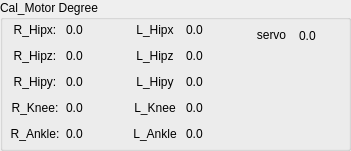
  <widget class="QGroupBox" name="groupBox_7">
   <property name="geometry">
    <rect>
     <x>10</x>
     <y>90</y>
     <width>351</width>
     <height>151</height>
    </rect>
   </property>
   <property name="title">
    <string>Cal_Motor Degree</string>
   </property>
   <widget class="QWidget" name="layoutWidget">
    <property name="geometry">
     <rect>
      <x>10</x>
      <y>20</y>
      <width>111</width>
      <height>125</height>
     </rect>
    </property>
    <layout class="QGridLayout" name="gridLayout_16">
     <item row="0" column="0">
      <widget class="QLabel" name="label_13">
       <property name="maximumSize">
        <size>
         <width>50</width>
         <height>20</height>
        </size>
       </property>
       <property name="text">
        <string>R_Hipx:</string>
       </property>
       <property name="alignment">
        <set>Qt::AlignCenter</set>
       </property>
      </widget>
     </item>
     <item row="0" column="1">
      <widget class="QLabel" name="label_Cal_R_Hipx_degree">
       <property name="text">
        <string>0.0</string>
       </property>
      </widget>
     </item>
     <item row="1" column="0">
      <widget class="QLabel" name="label_14">
       <property name="maximumSize">
        <size>
         <width>50</width>
         <height>20</height>
        </size>
       </property>
       <property name="text">
        <string>R_Hipz:</string>
       </property>
       <property name="alignment">
        <set>Qt::AlignCenter</set>
       </property>
      </widget>
     </item>
     <item row="1" column="1">
      <widget class="QLabel" name="label_Cal_R_Hipz_degree">
       <property name="text">
        <string>0.0</string>
       </property>
      </widget>
     </item>
     <item row="2" column="0">
      <widget class="QLabel" name="label_15">
       <property name="maximumSize">
        <size>
         <width>50</width>
         <height>20</height>
        </size>
       </property>
       <property name="text">
        <string>R_Hipy:</string>
       </property>
       <property name="alignment">
        <set>Qt::AlignCenter</set>
       </property>
      </widget>
     </item>
     <item row="2" column="1">
      <widget class="QLabel" name="label_Cal_R_Hipy_degree">
       <property name="text">
        <string>0.0</string>
       </property>
      </widget>
     </item>
     <item row="3" column="0">
      <widget class="QLabel" name="label_16">
       <property name="maximumSize">
        <size>
         <width>50</width>
         <height>20</height>
        </size>
       </property>
       <property name="text">
        <string>R_Knee:</string>
       </property>
       <property name="alignment">
        <set>Qt::AlignCenter</set>
       </property>
      </widget>
     </item>
     <item row="3" column="1">
      <widget class="QLabel" name="label_Cal_R_Knee_degree">
       <property name="text">
        <string>0.0</string>
       </property>
      </widget>
     </item>
     <item row="4" column="0">
      <widget class="QLabel" name="label_20">
       <property name="maximumSize">
        <size>
         <width>50</width>
         <height>20</height>
        </size>
       </property>
       <property name="text">
        <string>R_Ankle:</string>
       </property>
       <property name="alignment">
        <set>Qt::AlignCenter</set>
       </property>
      </widget>
     </item>
     <item row="4" column="1">
      <widget class="QLabel" name="label_Cal_R_Ankle_degree">
       <property name="text">
        <string>0.0</string>
       </property>
      </widget>
     </item>
    </layout>
   </widget>
   <widget class="QWidget" name="layoutWidget_2">
    <property name="geometry">
     <rect>
      <x>130</x>
      <y>20</y>
      <width>111</width>
      <height>125</height>
     </rect>
    </property>
    <layout class="QGridLayout" name="gridLayout_18">
     <item row="0" column="0">
      <widget class="QLabel" name="label_21">
       <property name="maximumSize">
        <size>
         <width>50</width>
         <height>20</height>
        </size>
       </property>
       <property name="text">
        <string>L_Hipx</string>
       </property>
       <property name="alignment">
        <set>Qt::AlignCenter</set>
       </property>
      </widget>
     </item>
     <item row="0" column="1">
      <widget class="QLabel" name="label_Cal_L_Hipx_degree">
       <property name="text">
        <string>0.0</string>
       </property>
      </widget>
     </item>
     <item row="1" column="0">
      <widget class="QLabel" name="label_22">
       <property name="maximumSize">
        <size>
         <width>50</width>
         <height>20</height>
        </size>
       </property>
       <property name="text">
        <string>L_Hipz</string>
       </property>
       <property name="alignment">
        <set>Qt::AlignCenter</set>
       </property>
      </widget>
     </item>
     <item row="1" column="1">
      <widget class="QLabel" name="label_Cal_L_Hipz_degree">
       <property name="text">
        <string>0.0</string>
       </property>
      </widget>
     </item>
     <item row="2" column="0">
      <widget class="QLabel" name="label_23">
       <property name="maximumSize">
        <size>
         <width>50</width>
         <height>20</height>
        </size>
       </property>
       <property name="text">
        <string>L_Hipy</string>
       </property>
       <property name="alignment">
        <set>Qt::AlignCenter</set>
       </property>
      </widget>
     </item>
     <item row="2" column="1">
      <widget class="QLabel" name="label_Cal_L_Hipy_degree">
       <property name="text">
        <string>0.0</string>
       </property>
      </widget>
     </item>
     <item row="3" column="0">
      <widget class="QLabel" name="label_24">
       <property name="maximumSize">
        <size>
         <width>50</width>
         <height>20</height>
        </size>
       </property>
       <property name="text">
        <string>L_Knee</string>
       </property>
       <property name="alignment">
        <set>Qt::AlignCenter</set>
       </property>
      </widget>
     </item>
     <item row="3" column="1">
      <widget class="QLabel" name="label_Cal_L_Knee_degree">
       <property name="text">
        <string>0.0</string>
       </property>
      </widget>
     </item>
     <item row="4" column="0">
      <widget class="QLabel" name="label_25">
       <property name="maximumSize">
        <size>
         <width>50</width>
         <height>20</height>
        </size>
       </property>
       <property name="text">
        <string>L_Ankle</string>
       </property>
       <property name="alignment">
        <set>Qt::AlignCenter</set>
       </property>
      </widget>
     </item>
     <item row="4" column="1">
      <widget class="QLabel" name="label_Cal_L_Ankle_degree">
       <property name="text">
        <string>0.0</string>
       </property>
      </widget>
     </item>
    </layout>
   </widget>
   <widget class="QWidget" name="horizontalLayoutWidget">
    <property name="geometry">
     <rect>
      <x>250</x>
      <y>20</y>
      <width>91</width>
      <height>31</height>
     </rect>
    </property>
    <layout class="QHBoxLayout" name="horizontalLayout">
     <item>
      <widget class="QLabel" name="label_26">
       <property name="maximumSize">
        <size>
         <width>50</width>
         <height>20</height>
        </size>
       </property>
       <property name="text">
        <string>servo</string>
       </property>
       <property name="alignment">
        <set>Qt::AlignCenter</set>
       </property>
      </widget>
     </item>
     <item>
      <widget class="QLabel" name="label_Cal_servo_degree">
       <property name="text">
        <string>0.0</string>
       </property>
      </widget>
     </item>
    </layout>
   </widget>
  </widget>
